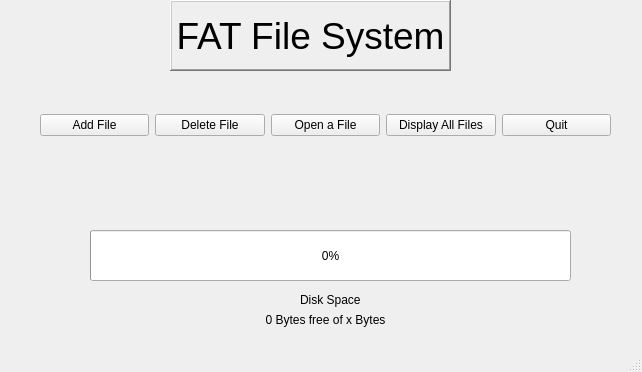
<?xml version="1.0" encoding="UTF-8"?>
<ui version="4.0">
 <class>systemWindow</class>
 <widget class="QMainWindow" name="systemWindow">
  <property name="geometry">
   <rect>
    <x>0</x>
    <y>0</y>
    <width>642</width>
    <height>372</height>
   </rect>
  </property>
  <property name="windowTitle">
   <string>MainWindow</string>
  </property>
  <widget class="QWidget" name="centralwidget">
   <widget class="QLabel" name="label">
    <property name="geometry">
     <rect>
      <x>170</x>
      <y>0</y>
      <width>281</width>
      <height>71</height>
     </rect>
    </property>
    <property name="font">
     <font>
      <pointsize>28</pointsize>
     </font>
    </property>
    <property name="frameShape">
     <enum>QFrame::WinPanel</enum>
    </property>
    <property name="frameShadow">
     <enum>QFrame::Raised</enum>
    </property>
    <property name="text">
     <string>FAT File System</string>
    </property>
    <property name="alignment">
     <set>Qt::AlignCenter</set>
    </property>
   </widget>
   <widget class="QProgressBar" name="diskUsedBar">
    <property name="geometry">
     <rect>
      <x>90</x>
      <y>230</y>
      <width>481</width>
      <height>51</height>
     </rect>
    </property>
    <property name="value">
     <number>0</number>
    </property>
   </widget>
   <widget class="QLabel" name="label_1">
    <property name="geometry">
     <rect>
      <x>300</x>
      <y>290</y>
      <width>61</width>
      <height>20</height>
     </rect>
    </property>
    <property name="text">
     <string>Disk Space:</string>
    </property>
   </widget>
   <widget class="QLabel" name="label_2">
    <property name="geometry">
     <rect>
      <x>170</x>
      <y>310</y>
      <width>311</width>
      <height>20</height>
     </rect>
    </property>
    <property name="frameShape">
     <enum>QFrame::NoFrame</enum>
    </property>
    <property name="frameShadow">
     <enum>QFrame::Sunken</enum>
    </property>
    <property name="text">
     <string>0 Bytes free of x Bytes</string>
    </property>
    <property name="textFormat">
     <enum>Qt::AutoText</enum>
    </property>
    <property name="alignment">
     <set>Qt::AlignCenter</set>
    </property>
   </widget>
   <widget class="QWidget" name="layoutWidget">
    <property name="geometry">
     <rect>
      <x>40</x>
      <y>100</y>
      <width>571</width>
      <height>51</height>
     </rect>
    </property>
    <layout class="QHBoxLayout" name="horizontalLayout">
     <item>
      <widget class="QPushButton" name="saveButton">
       <property name="text">
        <string>Add File</string>
       </property>
      </widget>
     </item>
     <item>
      <widget class="QPushButton" name="deleteButton">
       <property name="text">
        <string>Delete File</string>
       </property>
      </widget>
     </item>
     <item>
      <widget class="QPushButton" name="readButton">
       <property name="text">
        <string>Open a File</string>
       </property>
      </widget>
     </item>
     <item>
      <widget class="QPushButton" name="displayButton">
       <property name="text">
        <string>Display All Files</string>
       </property>
      </widget>
     </item>
     <item>
      <widget class="QPushButton" name="quitButton">
       <property name="text">
        <string>Quit</string>
       </property>
      </widget>
     </item>
    </layout>
   </widget>
  </widget>
  <widget class="QMenuBar" name="menubar">
   <property name="geometry">
    <rect>
     <x>0</x>
     <y>0</y>
     <width>642</width>
     <height>21</height>
    </rect>
   </property>
  </widget>
  <widget class="QStatusBar" name="statusbar"/>
 </widget>
 <resources/>
 <connections/>
</ui>
